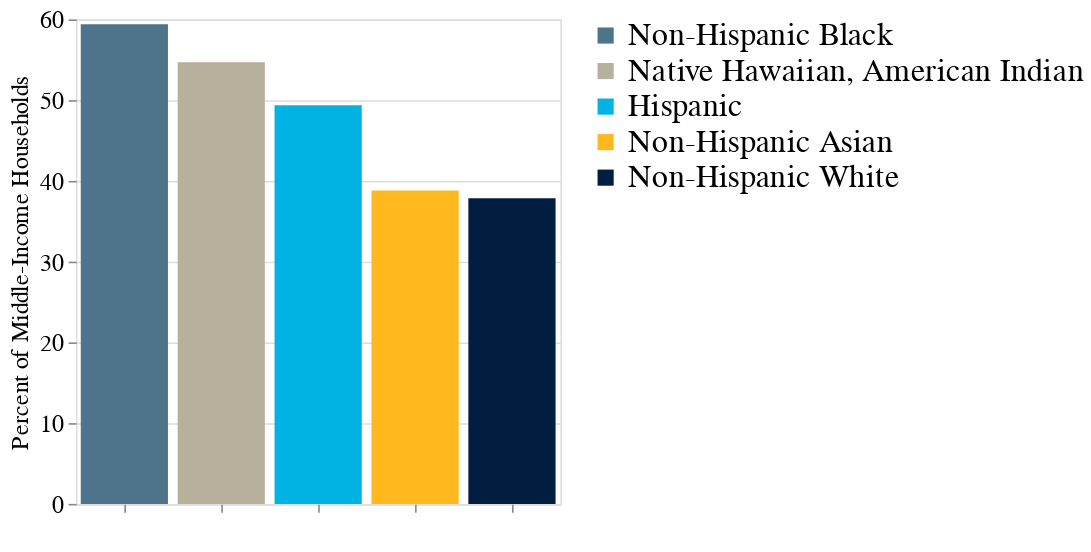

Write notebook code for a chart like this one.
### Markdown cell above
<div id="section3"></div>


# Figure 4: Share of Middle-Income Renters Paying More than 30% of Income in Rent, 2010 & 2019, by Race

### Code cell
alt.Chart(merged_AMI_mid_renter).mark_bar().encode(
    alt.X('Race_Coded:O',title=" ",sort="-y",axis=alt.Axis( labelAngle=-45,labels=False)),
    alt.Y('percentage',title="Percent of Middle-Income Households"),
    color=alt.Color('Race_Coded:O',title="",scale=alt.Scale(domain=[
                        "Non-Hispanic Black","Native Hawaiian, American Indian","Hispanic",
                        "Non-Hispanic Asian",
                        "Non-Hispanic White",
                                        
                                
                               
                            ],range=["#4E748B",

"#B7B09D",
"#00B3E3",
"#FFB81D",
"#011E41"]))).configure_legend(direction="vertical",labelLimit= 0,titleLimit=0,titleFontSize=18,
labelFontSize=20,labelFont="Georgia",titleFont="Georgia").configure_axis(domain=False,labelFont='Georgia',titleFont='Georgia',titleFontWeight="normal",labelFontSize=15,titleFontSize=15).properties(
    width=300
)

### Figure 1 — Vega-Lite specification as saved in the notebook (floating-point values rounded to 4 significant figures)
{"$schema": "https://vega.github.io/schema/vega-lite/v4.8.1.json", "config": {"axis": {"domain": false, "labelFont": "Georgia", "labelFontSize": 15, "titleFont": "Georgia", "titleFontSize": 15, "titleFontWeight": "normal"}, "legend": {"direction": "vertical", "labelFont": "Georgia", "labelFontSize": 20, "labelLimit": 0, "titleFont": "Georgia", "titleFontSize": 18, "titleLimit": 0}, "view": {"continuousHeight": 300, "continuousWidth": 400}}, "data": {"name": "data-d09e2fce86dd9696530c90d9901ac125"}, "datasets": {"data-d09e2fce86dd9696530c90d9901ac125": [{"Race_Coded": "Hispanic", "percentage": 49.37, "tenure": "Rented"}, {"Race_Coded": "Non-Hispanic Asian", "percentage": 38.82, "tenure": "Rented"}, {"Race_Coded": "Non-Hispanic Black", "percentage": 59.39, "tenure": "Rented"}, {"Race_Coded": "Non-Hispanic White", "percentage": 37.86, "tenure": "Rented"}, {"Race_Coded": "Native Hawaiian, American Indian", "percentage": 54.7, "tenure": "Rented"}]}, "encoding": {"color": {"field": "Race_Coded", "scale": {"domain": ["Non-Hispanic Black", "Native Hawaiian, American Indian", "Hispanic", "Non-Hispanic Asian", "Non-Hispanic White"], "range": ["#4E748B", "#B7B09D", "#00B3E3", "#FFB81D", "#011E41"]}, "title": "", "type": "ordinal"}, "x": {"axis": {"labelAngle": -45, "labels": false}, "field": "Race_Coded", "sort": "-y", "title": " ", "type": "ordinal"}, "y": {"field": "percentage", "title": "Percent of Middle-Income Households", "type": "quantitative"}}, "mark": "bar", "width": 300}
